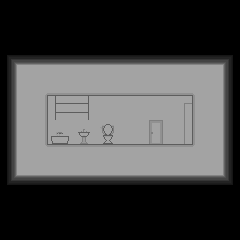

A 2D game scene composited from a Tiled map and its tileset images. What follows is a short description and the map's XML, with each tile layer's data collapsed to a summary:
An orthogonal 10x10 tile map with 24x24 px tiles, 1 tile layer (Background) and 7 objects (2x wall, floor, bathRoom, Toilet, Washstand, ...).

<map version="1.10" tiledversion="1.11.0" orientation="orthogonal" renderorder="right-down" width="10" height="10" tilewidth="24" tileheight="24" infinite="0" nextlayerid="4" nextobjectid="15">
 <editorsettings>
  <export target="../tile/bathRoom.json" format="json" />
 </editorsettings>
 <tileset firstgid="1" source="tileSet00.tsx" />
 <layer id="1" name="Background" width="10" height="10">
  <data>[100 cells, 60 non-empty, 12 distinct tile ids]</data>
 </layer>
 <objectgroup id="2" name="NoPassing">
  <object id="8" name="floor" x="48" y="144" width="144" height="24" />
  <object id="9" name="wall" x="24" y="72" width="24" height="96" />
  <object id="10" name="wall" x="192" y="72" width="24" height="96" />
 </objectgroup>
 <objectgroup id="3" name="Interaction">
  <object id="11" name="bathRoom" x="149" y="120" width="13.9688" height="24">
   <properties>
    <property name="SE" value="doorOpen" />
   </properties>
  </object>
  <object id="12" name="Toilet" x="99.9091" y="124" width="14.1818" height="20">
   <properties>
    <property name="eventID" type="int" value="7" />
   </properties>
  </object>
  <object id="13" name="Washstand" x="77.9091" y="128.909" width="12.0909" height="15.0909">
   <properties>
    <property name="Text" value="세면대이다" />
   </properties>
  </object>
  <object id="14" name="Washtub" x="51" y="132" width="18" height="12">
   <properties>
    <property name="Text" value="욕조이다" />
   </properties>
  </object>
 </objectgroup>
</map>
